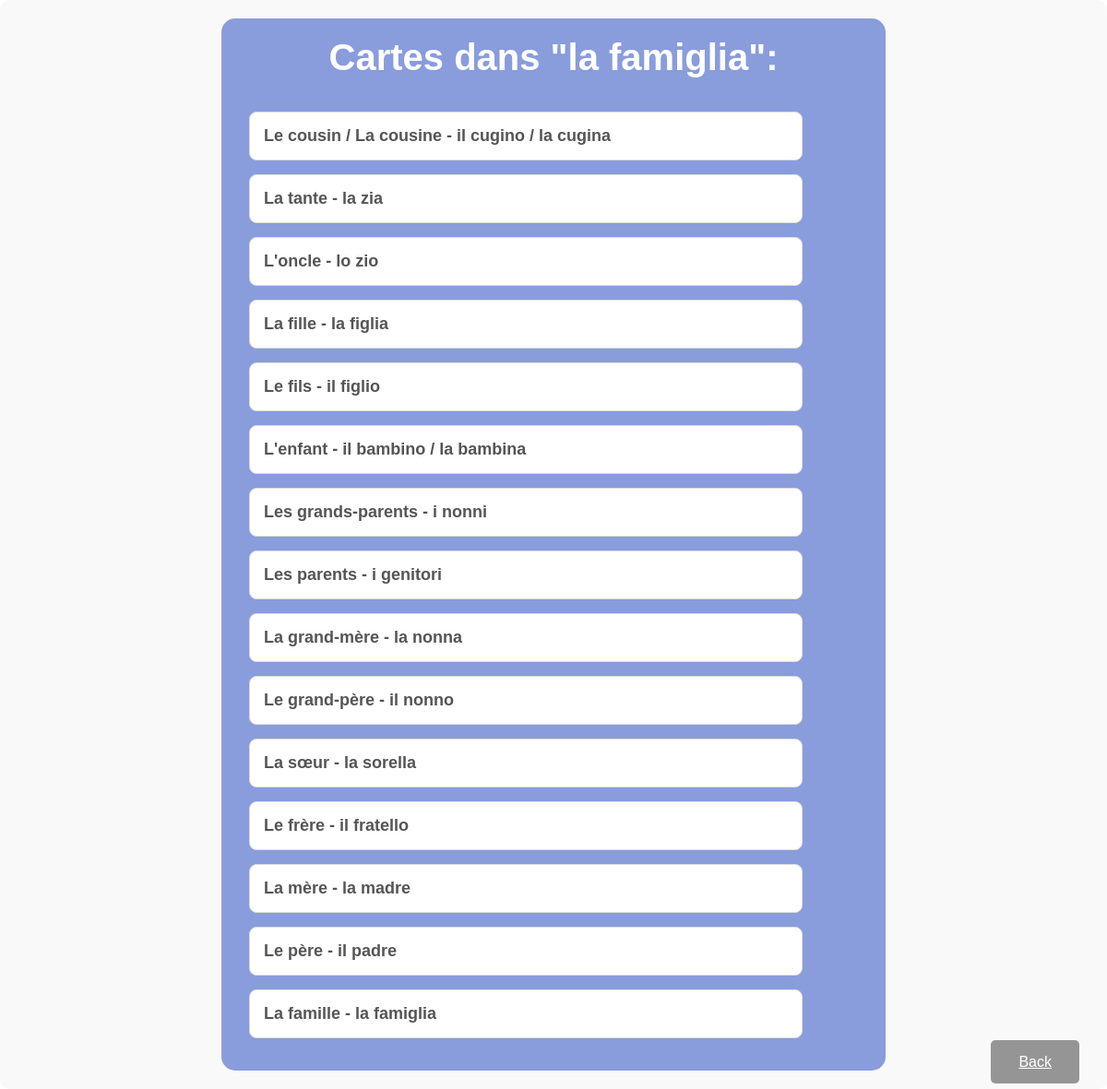
/classeur/public/82/cards/, run on the app's committed database.
### cards/models.py (models this page shows, shortened)
class Classeur(models.Model):
    LANGUAGES = [
        ('DE', 'Allemand'),
        ('IT', 'Italien'),
        ('ES', 'Espagnol'),
        ('EN', 'Anglais')
    ]
    name = models.CharField(max_length=200, null=False)
    user = models.ForeignKey(User, on_delete=models.CASCADE)  # Classeur asso. avec un utilisateur
    public = models.BooleanField(default=False)
    category = models.CharField(max_length=2, choices=LANGUAGES, default='FR')  # Catégorie / Langue

class Card(models.Model):
    question = models.CharField(max_length=100)
    answer = models.CharField(max_length=100)
    box = models.IntegerField(
        choices=zip(BOXES, BOXES),
        default=BOXES[0],  # Default box for new cards is box 1
    )
    date_created = models.DateTimeField(auto_now_add=True)  # Timestamp of card creation
    classeur = models.ForeignKey(Classeur, on_delete=models.CASCADE, related_name='cards', default=get_default_classeur)
    user = models.ForeignKey(User, on_delete=models.CASCADE, default=1)  # Default user

### cards/views.py (the view)
# urls.py: path('classeur/public/<int:classeur_id>/cards/', CardListExistingView.as_view(), name='card-list-existante'),
class CardListExistingView(ListView):
    model = Card
    template_name = 'cards/classeur_cartes_liste_existante.html'
    context_object_name = 'cards'
    def get_queryset(self):
        classeur_id = self.kwargs.get('classeur_id')
        classeur = get_object_or_404(Classeur, id=classeur_id, public=True)  # Assurez-vous que le classeur est public
        return Card.objects.filter(classeur=classeur).order_by("-date_created")
    def get_context_data(self, **kwargs):
        context = super().get_context_data(**kwargs)
        classeur_id = self.kwargs.get('classeur_id')
        classeur = get_object_or_404(Classeur, id=classeur_id, public=True)
        context['classeur'] = classeur
        return context

### cards/templates/cards/classeur_cartes_liste_existante.html (shortened to what this page needs)
<!DOCTYPE html>
<html lang="en">
{% load static %}
<head>
    <link rel="stylesheet" href="https://cdn.simplecss.org/simple.min.css">
    <link rel="stylesheet" href="{% static 'css/styles_classeur_liste.css' %}">
</head>
{% if classeur.pk %}
        <div class="container3">
            <div class="box-flashcards">
                <h1>Cartes dans "{{ classeur.name }}":</h1>
                <br>
                <br>
                <ul>
                    {% for card in cards %}
                      <div class="cards-list">
                        <div class="card-content">
                            <h4>{{ card.question }} - {{ card.answer }}</h4>
                        </div>
                      </div>
                    {% endfor %}
                </ul>
            </div>
        </div>
    {% else %}
            <p>Classeur non trouvé ou invalide.</p>
    {% endif %}
<div style="position: fixed; bottom: 20px; right: 20px;">
        <a href="{% url 'classeur_detail_public' classeur.pk %}" class="button">Back</a>
    </div>

### static/css/styles_classeur_liste.css (style rules this page uses)
* { margin: 0; padding: 0; box-sizing: border-box; font-family: 'arial', sans-serif; }
.button { margin: 10px; padding: 15px 30px; font-size: 16px; cursor: pointer; border: none; border-radius: 5px; background-color: rgba(0,0,0,0.4); color: white; transition: background-color 0.3s; }
div ul { list-style: none; width: 100%; text-align: left; padding-right: 60px; row-gap: 10px; }
h1 { font-size: 40px; color: white; align-content: center; text-align: center; }
.container3 { display:flex; flex-direction: column; width: 100vw; align-itmes:left0; padding: 20px; background-color: #f9f9f9; border-radius: 10px; }
.box-flashcards { margin:0 auto; width: 60vw; display:flex; flex-direction: column; align-items:center; padding: 20px; background-color: #899cdc; border-radius: 15px; }
ul { list-style: none; padding: 0; }
.cards-list, .classeur-list { width: 50vw; margin: 0 auto; background: #fff; border: 1px solid #ddd; border-radius: 8px; padding: 15px; margin-bottom: 15px; transition: transform 0.3s ease; }
.cards-list h4, .classeur-list { font-size: 18px; color: #555; }
.card-content { flex-grow: 1; }

### data on the page
Classeur: name "la famiglia"
Card: question "Le cousin / La cousine", answer "il cugino / la cugina"
Card: question "La tante", answer "la zia"
Card: question "L'oncle", answer "lo zio"
Card: question "La fille", answer "la figlia"
Card: question "Le fils", answer "il figlio"
Card: question "L'enfant", answer "il bambino / la bambina"
Card: question "Les grands-parents", answer "i nonni"
Card: question "Les parents", answer "i genitori"
Card: question "La grand-mère", answer "la nonna"
Card: question "Le grand-père", answer "il nonno"
Card: question "La sœur", answer "la sorella"
Card: question "Le frère", answer "il fratello"
Card: question "La mère", answer "la madre"
Card: question "Le père", answer "il padre"
Card: question "La famille", answer "la famiglia"
